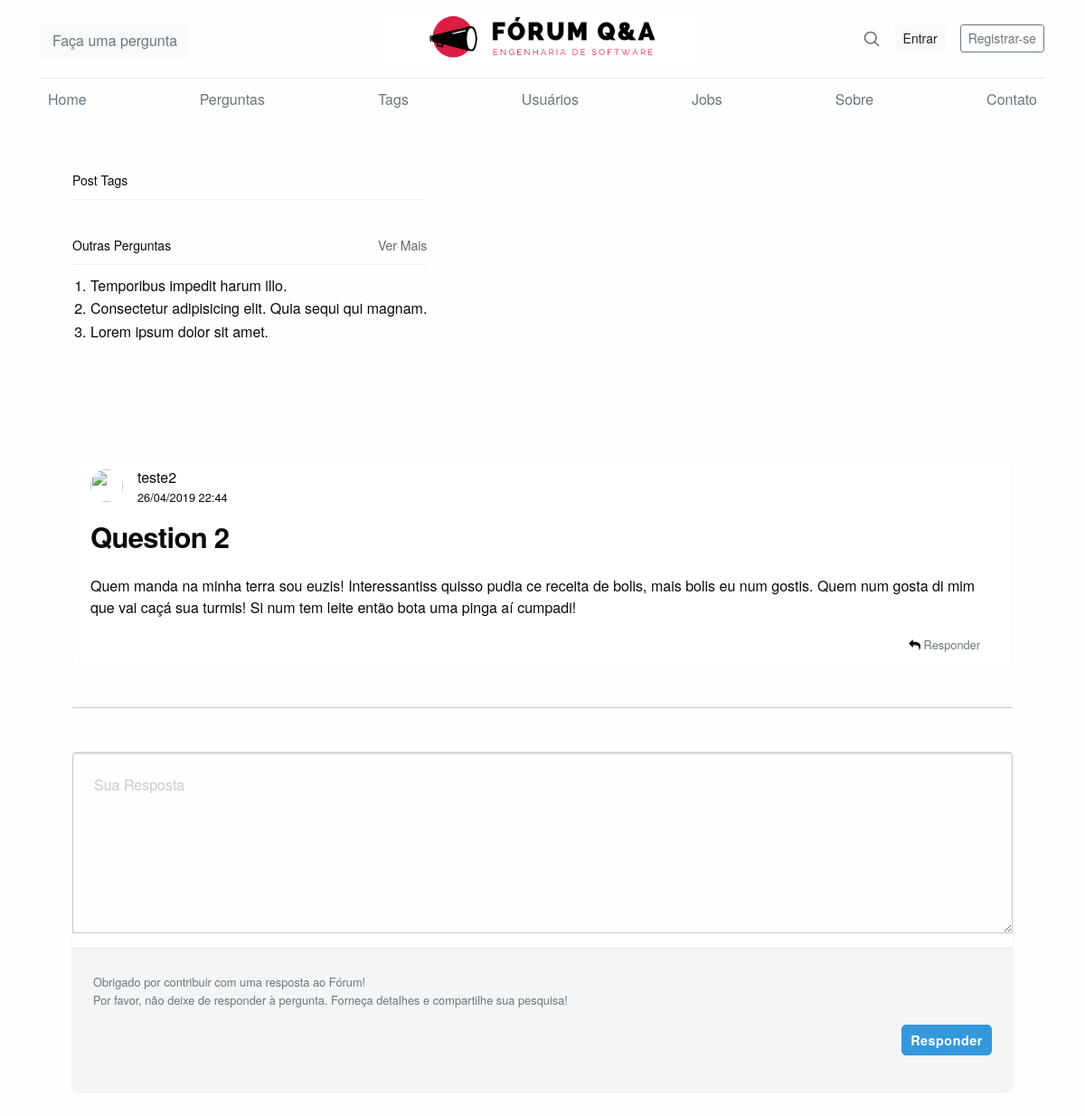
Screenshot of /post/3/ with the database file from the repository.
### posts/models.py (models this page shows)
class Question(models.Model):
	title = description = models.CharField(max_length=512)
	description = models.TextField()
	creation_date = models.DateTimeField(auto_now=False, auto_now_add=True)
	last_modification_date = models.DateTimeField(auto_now=True, auto_now_add=False)
	user = models.ForeignKey(User , on_delete=models.CASCADE)

### posts/views.py (the view)
# urls.py: path('post/', views.post, name='post'),
def post(request,id_post):
    readed_question = Question.objects.get(id=id_post) #questao clicada pelo usuario
    question_tags = QuestionTag.objects.filter(question=id_post)
    tags = []
    for el in question_tags:
        tags.append(el.tag.name)
    answers = Answer.objects.filter(question=id_post)
    context = {
        "question": readed_question,
        "tags": tags,
        "answers": answers
    }
    return render(request, 'posts/post.html', context)

### posts/templates/posts/post.html (shortened to what this page needs)
{% extends "forum/base.html" %}
{% load static %}
{% block css %}
<link href="{% static 'posts/css/posts.css' %}" rel="stylesheet" type="text/css">
<link href="https://cdn.jsdelivr.net/foundation/6.1.2/foundation.min.css" rel="stylesheet" type="text/css">
{% endblock %}
{% block content %}
<div class='container'>
    {%  include "forum/header.html" %}
    <main class="container row">
            <aside class="sidebar columns medium-4 medium-push-8">
                <div class="widget">
                    <header class="widget__header">
                        <span class="widget__header-title">Post Tags</span>
                    </header>
                </div>
                <div class="widget">
                    <header class="widget__header">
                        <span class="widget__header-title">Outras Perguntas</span>
                        <a href="#" class="widget__header-link">Ver Mais</a>
                    </header>
                    <ol class="widget__list">
                        <li>Temporibus impedit harum illo.</li>
                        <li>Consectetur adipisicing elit. Quia sequi qui magnam.</li>
                        <li>Lorem ipsum dolor sit amet.</li>
                    </ol>
                </div>
            </aside>
            <section class="content columns medium-8 medium-pull-4">
                <article class="post">
                    <header class="post__header">
                        <div class="media-object">
                            <div class="media-object-section">
                                <a href="#" class="post__header-profile">
                                    <img class="post__header-profile-image" src="https://image.flaticon.com/icons/svg/167/167750.svg" alt="" />
                                </a>
                            </div>
                            <div class="media-object-section">
                                <a class="post__header-profile-name">{{question.user}}</a>
                                <time class="post__header-time">{{question.last_modification_date|date:"d/m/Y H:i"}}</time>
                            </div>
                        </div>
                        <h3 class="post__header-title">{{question.title}}</h3>
                    </header>
                    <div class="post__content mt-4">
                        <p>
                            {{question.description}}
                        </p>
                    </div>
                    <footer class="post__footer">
                        <div class="post__footer-responses text-right mr-3">
                            <small><i class="fa fa-reply"></i>
                                <a href="#ans" class="text-muted"> Responder</a>
                            </small>
                        </div>
                    </footer>
                </article>
                    <hr class="mt-5 mb-5">
                    <form class="answer-form mt-5" id="ans">
                            <div class="message">
                              <textarea name="message" id="message" placeholder="Sua Resposta"></textarea>
                            </div>
                            <div class="submit">
                              <p class="user-message">
                                  <small id="emailHelp" class="form-text text-muted ">
                                        Obrigado por contribuir com uma resposta ao Fórum!<br>
                                        Por favor, não deixe de responder à pergunta. Forneça detalhes e compartilhe sua pesquisa!
                                    </small>
                                </p>
                              <input type="submit" value="Responder" class="button" />
                            </div>
                    </form>
                </section>
        </main>
</div>
{% endblock %}

### static/forum/css/base.css (style rules this page uses)
h1, h2, h3, h4, h5, h6 { font-family: "Playfair Display", Georgia, "Times New Roman", serif; }
p { font-size: 14px; margin: 0 0 10px; }
input, select { font-size: 0.8rem; font-weight: 700; letter-spacing: 0.5px; background: transparent; border: 1px solid #A4A9C5; border-radius: 3px; outline: none; padding: 10px; transition: border-color 0.2s cubic-bezier(0.4, 0, 0.2, 1); color: #18C2C0; }
input::placeholder, select::placeholder { font-weight: 500; color: #646E8A; }
section { margin-top: 50px; }
.widget { margin-bottom: 40px; }
.widget__header { display: flex; align-items: center; justify-content: space-between; font-size: 0.875rem; padding-bottom: 0.625rem; margin-bottom: 0.625rem; border-bottom: 1px solid rgba(0, 0, 0, 0.0470588); }
.widget__header-link { color: rgba(0, 0, 0, 0.6); }

### static/posts/css/posts.css (style rules this page uses)
main.container { max-width: 1040px; margin: auto; padding: 10px 0 40px; }
.post { background: #fff; box-shadow: 0 0 1px rgba(0, 0, 0, 0.15); padding: 0.625rem 1.25rem; }
.post__header-profile-image { width: 36px; height: 36px; border-radius: 100%; }
.post__header-profile-name { display: block; line-height: 1.12; }
.post__header-time { font-size: 0.8rem; }
.post__header-title { font-weight: bold; line-height: 1.12; letter-spacing: -0.022em; }
.post__content p { font-size: 1rem; line-height: 1.5; }
.sidebar { margin: 40px 0; }
.widget { margin-bottom: 40px; }
.widget__header { display: flex; align-items: center; justify-content: space-between; font-size: 0.875rem; padding-bottom: 0.625rem; margin-bottom: 0.625rem; border-bottom: 1px solid rgba(0, 0, 0, 0.0470588); }
.widget__header-link { color: rgba(0, 0, 0, 0.6); }
.answer-form { background: #ffffff; height: auto; margin: 100px auto; overflow: hidden; width: 100%; -moz-border-radius: 5px; -webkit-border-radius: 5px; border-radius: 5px; -moz-box-shadow: rgba(26, 26, 26, 0.1) 0 1px 3px 0; -webkit-box-shadow: rgba(26, 26, 26, 0.1) 0 1px 3px 0; box-shadow: rgba(26, 26, 26, 0.1) 0 1px 3px 0; }
.answer-form .message { position: relative; }
.answer-form .message { border-bottom: 1px #e6e6e6 solid; border-top: 1px #e6e6e6 solid; clear: both; }
.answer-form .message textarea { height: 200px; padding: 23px; }
.answer-form .submit { background: #f4f5f6; display: block; overflow: hidden; padding: 23px; }
.answer-form .submit .button { background: #3498db; border: 1px #3498db solid; color: #ffffff; float: right; padding: 9px 0; width: 100px; -moz-border-radius: 5px; -webkit-border-radius: 5px; border-radius: 5px; }

### rows the page displays
Question: user "teste2", last_modification_date "26/04/2019 22:44", title "Question 2", description "Quem manda na minha terra sou euzis! Interessantiss quisso pudia ce receita de bolis, mais bolis eu num gostis. Quem num gosta di mim que vai caçá sua turmis! Si num tem leite então bota uma pinga aí cumpadi!"
